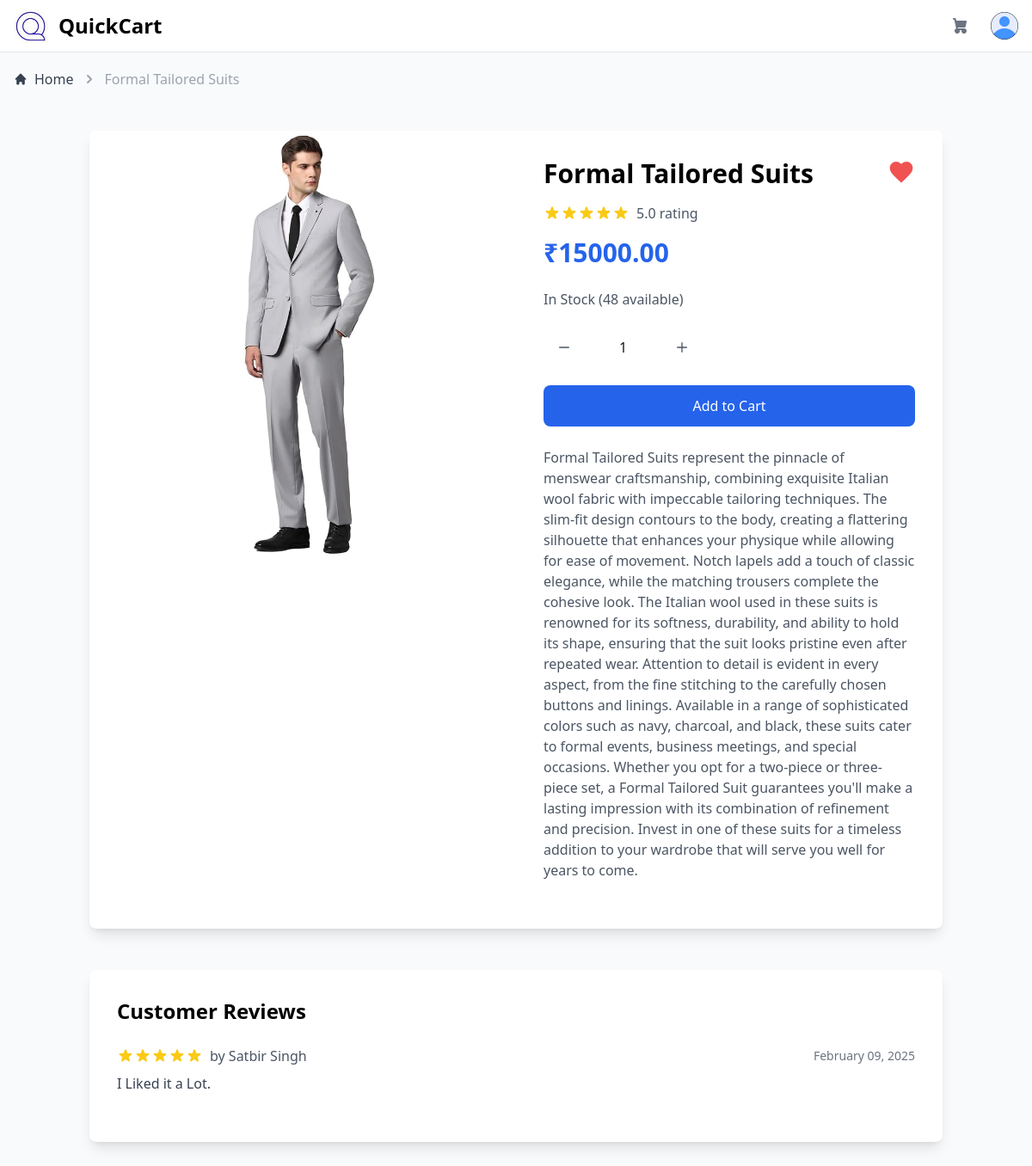
Page /product/50 (signed in) on the committed database.
### app.py (models this page shows)
class Product(db.Model):
    __tablename__ = "product"
    id = db.Column(db.Integer, primary_key=True)
    name = db.Column(db.String(200), nullable=False)
    description = db.Column(db.Text, nullable=False)
    price = db.Column(db.Float, nullable=False)
    category = db.Column(db.String(100), nullable=False)
    rating = db.Column(db.Float, default=0)
    stock = db.Column(db.Integer, default=0)
    image = db.Column(db.String(150), nullable=True)
    created_at = db.Column(db.DateTime, default=datetime.now(timezone("Asia/Kolkata")))
    earning = db.Column(db.Float, default=0)
    supplier_id = db.Column(
        db.Integer, db.ForeignKey("user_database.id"), nullable=False
    )
    reviews = db.relationship("Review", backref="product", lazy=True)
    cart_items = db.relationship("CartItem", backref="product", lazy=True)

class Review(db.Model):
    __tablename__ = "review"
    id = db.Column(db.Integer, primary_key=True)
    product_id = db.Column(db.Integer, db.ForeignKey("product.id"), nullable=False)
    user_id = db.Column(db.Integer, db.ForeignKey("user_database.id"), nullable=False)
    rating = db.Column(db.Integer, nullable=False)
    comment = db.Column(db.Text, nullable=False)
    created_at = db.Column(
        db.DateTime,
        default=lambda: datetime.now(timezone("Asia/Kolkata")),
        nullable=False,
    )

class UserDatabase(db.Model, UserMixin):
    __tablename__ = "user_database"  # Explicit table name
    id = db.Column(db.Integer, primary_key=True)
    first_name = db.Column(db.String(150), nullable=False)
    last_name = db.Column(db.String(150), nullable=False)
    phone_number = db.Column(db.String(10), nullable=False)
    address = db.Column(db.String(150), nullable=False)
    email = db.Column(db.String(150), nullable=False, unique=True)
    password = db.Column(db.String(150), nullable=False)
    is_seller = db.Column(db.Boolean, default=False)
    is_admin = db.Column(db.Boolean, default=False)
    is_active = db.Column(db.Boolean, default=True)
    is_banned = db.Column(db.Boolean, default=False)
    created_at = db.Column(db.DateTime, default=datetime.now(timezone("Asia/Kolkata")))
    earning = db.Column(db.Float, default=0)
    cart_items = db.relationship("CartItem", backref="user", lazy=True)
    orders = db.relationship("Order", backref="user", lazy=True)
    reviews = db.relationship("Review", backref="user", lazy=True)

### app.py (the view)
@app.route("/product/<int:product_id>")
def product_page(product_id):
    product = Product.query.get_or_404(product_id)
    min_price = db.session.query(func.min(Product.price)).scalar() or 0
    max_price = db.session.query(func.max(Product.price)).scalar() or 10000
    wishlist = []
    if current_user.is_authenticated:
        wishlist = [item.product_id for item in Wishlist.query.filter_by(user_id=current_user.id).all()]
    reviews = Review.query.filter_by(product_id=product_id).order_by(Review.created_at.desc()).all()
    has_purchased = False
    has_reviewed = False
    if current_user.is_authenticated:
        has_purchased = db.session.query(Order).join(OrderItem).filter(
            Order.user_id == current_user.id,
            OrderItem.product_id == product_id,
            Order.status == "Completed"
        ).first() is not None
        has_reviewed = Review.query.filter_by(
            user_id=current_user.id,
            product_id=product_id
        ).first() is not None
    return render_template("shop/product_page.html",
                         product=product,
                         user=current_user,
                         min_price=min_price,
                         max_price=max_price,
                         wishlist=wishlist,
                         reviews=reviews,
                         has_purchased=has_purchased,
                         has_reviewed=has_reviewed)

### app.py (called while the page is built)
@login_manager.user_loader
def load_user(user_id):
    return UserDatabase.query.get(int(user_id))

@app.context_processor
def inject_cart_data():
    cart_items = []
    cart_count = 0
    if current_user.is_authenticated:
        cart_items = CartItem.query.filter_by(user_id=current_user.id).all()
        cart_count = sum(item.quantity for item in cart_items)
    return dict(cart_items=cart_items, cart_count=cart_count)

@app.context_processor
def inject_cart_data():
    cart_items = []
    cart_count = 0
    if current_user.is_authenticated:
        cart_items = CartItem.query.filter_by(user_id=current_user.id).all()
        cart_count = sum(item.quantity for item in cart_items)
    return dict(cart_items=cart_items, cart_count=cart_count)

### templates/shop/product_page.html (shortened to what this page needs)
{% extends "layout.html" %}
{% block content %}
<div class="container mx-auto px-4 py-8">
    <div class="bg-white rounded-lg shadow-lg overflow-hidden dark:bg-gray-800">
        <div class="md:flex">
            <div class="md:w-1/2">
                <div class="relative aspect-square">
                    {% if product.image %}
                    <img src="{{ url_for('static', filename='dist/product_images/' + product.image) }}"
                         alt="{{ product.name }}"
                         class="absolute inset-0 w-full h-full object-contain bg-white">
                    {% else %}
                    <img src="{{ url_for('static', filename='images/placeholder.png') }}"
                         alt="No image"
                         class="absolute inset-0 w-full h-full object-contain bg-white">
                    {% endif %}
                </div>
            </div>
            <div class="md:w-1/2 p-8">
                <div class="flex justify-between items-start mb-4">
                    <h1 class="text-3xl font-bold dark:text-white">{{ product.name }}</h1>
                    <button onclick="toggleWishlist({{ product.id }})"
                            data-wishlist-btn="{{ product.id }}"
                            class="focus:outline-none">
                        <svg class="w-8 h-8 {% if product.id in wishlist %}text-red-500{% else %}text-gray-400{% endif %} hover:text-red-500 transition-colors"
                             fill="currentColor"
                             viewBox="0 0 24 24">
                            <path d="M12 21.35l-1.45-1.32C5.4 15.36 2 12.28 2 8.5 2 5.42 4.42 3 7.5 3c1.74 0 3.41.81 4.5 2.09C13.09 3.81 14.76 3 16.5 3 19.58 3 22 5.42 22 8.5c0 3.78-3.4 6.86-8.55 11.54L12 21.35z"/>
                        </svg>
                    </button>
                </div>
                <div class="flex items-center mb-4">
                    <div class="flex items-center">
                        <span class="ml-2 text-gray-600 dark:text-gray-400">{{ "%.1f"|format(product.rating) }} rating</span>
                    </div>
                </div>
                <div class="text-3xl font-bold text-primary-600 mb-6">
                    ₹{{ "%.2f"|format(product.price) }}
                </div>
                <div class="mb-6">
                    <span class="text-gray-600 dark:text-gray-400">
                        {% if product.stock > 0 %}
                            In Stock ({{ product.stock }} available)
                        {% else %}
                            Out of Stock
                        {% endif %}
                    </span>
                </div>
                <div class="flex items-center space-x-4 mb-6">
                    <button onclick="updateQuantity({{ product.id }}, -1, {{ product.stock }})"
                            class="px-4 py-2 text-gray-600 hover:bg-gray-50 rounded-l-lg transition-colors">
                        <svg class="w-4 h-4" fill="none" stroke="currentColor" viewBox="0 0 24 24">
                            <path stroke-linecap="round" stroke-linejoin="round" stroke-width="2" d="M20 12H4"></path>
                        </svg>
                    </button>
                    <span class="px-6 py-2 font-medium text-gray-900" id="quantity-{{ product.id }}">
                        {{ product.quantity if product.quantity is defined else 1 }}
                    </span>
                    <button onclick="updateQuantity({{ product.id }}, 1, {{ product.stock }})"
                            class="px-4 py-2 text-gray-600 hover:bg-gray-50 rounded-r-lg transition-colors">
                        <svg class="w-4 h-4" fill="none" stroke="currentColor" viewBox="0 0 24 24">
                            <path stroke-linecap="round" stroke-linejoin="round" stroke-width="2" d="M12 4v16m8-8H4"></path>
                        </svg>
                    </button>
                </div>
                <button onclick="addToCart({{ product.id }})"
                        class="w-full bg-primary-600 text-white px-6 py-3 rounded-lg hover:bg-primary-700 transition-colors disabled:bg-gray-400 disabled:cursor-not-allowed">
                    {% if product.stock > 0 %}
                        Add to Cart
                    {% else %}
                        Out of Stock
                    {% endif %}
                </button>
                <br><br>
                <p class="text-gray-600 dark:text-gray-400 mb-6">
                    {{ product.description }}
                </p>
            </div>
        </div>
    </div>
    <div class="mt-12 bg-white rounded-lg shadow-lg overflow-hidden dark:bg-gray-800 p-8">
        <h2 class="text-2xl font-bold mb-6 dark:text-white">Customer Reviews</h2>
        {% if reviews %}
        <div class="space-y-6">
            {% for review in reviews %}
            <div class="border-b dark:border-gray-700 pb-6 last:border-b-0">
                <div class="flex items-center justify-between mb-2">
                    <div class="flex items-center space-x-2">
                        <div class="flex">
                        </div>
                        <span class="text-gray-600 dark:text-gray-400">by {{ review.user.first_name }}</span>
                    </div>
                    <span class="text-sm text-gray-500 dark:text-gray-400">
                        {{ review.created_at.strftime('%B %d, %Y') }}
                    </span>
                </div>
                <p class="text-gray-700 dark:text-gray-300">{{ review.comment }}</p>
            </div>
            {% endfor %}
        </div>
        {% else %}
        <p class="text-gray-600 dark:text-gray-400">No reviews yet. Be the first to review this product!</p>
        {% endif %}
    </div>
</div>
{% endblock %}

### templates/layout.html (shortened to what this page needs)
<!DOCTYPE html>
<html lang="en">
  <head>
    <link href="https://cdnjs.cloudflare.com/ajax/libs/flowbite/2.3.0/flowbite.min.css" rel="stylesheet" />
    <link
      rel="stylesheet"
      href="{{url_for('static',filename='dist/css/output.css')}}"
    />
  </head>
  <body>
    <div class="antialiased bg-gray-50 dark:bg-gray-900">
      {% include 'components/navbar.html' %}
      <main class="p-4 {% if not request.endpoint in ['product_page', 'orders', 'offers', 'recently_viewed', 'wishlist'] %}md:ml-72{% endif %} h-auto pt-20">
        {% if request.endpoint == 'product_page' %}
        <nav class="flex mb-4" aria-label="Breadcrumb">
          <ol class="inline-flex items-center space-x-1 md:space-x-2">
            <li class="inline-flex items-center">
              <a href="{{ url_for('home') }}" class="inline-flex items-center text-gray-700 hover:text-primary-600 dark:text-gray-300 dark:hover:text-white">
                <svg class="w-4 h-4 mr-2" fill="currentColor" viewBox="0 0 20 20" xmlns="http://www.w3.org/2000/svg">
                  <path d="M10.707 2.293a1 1 0 00-1.414 0l-7 7a1 1 0 001.414 1.414L4 10.414V17a1 1 0 001 1h2a1 1 0 001-1v-2a1 1 0 011-1h2a1 1 0 011 1v2a1 1 0 001 1h2a1 1 0 001-1v-6.586l.293.293a1 1 0 001.414-1.414l-7-7z"></path>
                </svg>
                Home
              </a>
            </li>
            <li aria-current="page">
              <div class="flex items-center">
                <svg class="w-5 h-5 text-gray-400" fill="currentColor" viewBox="0 0 20 20" xmlns="http://www.w3.org/2000/svg">
                  <path fill-rule="evenodd" d="M7.293 14.707a1 1 0 010-1.414L10.586 10 7.293 6.707a1 1 0 011.414-1.414l4 4a1 1 0 010 1.414l-4 4a1 1 0 01-1.414 0z" clip-rule="evenodd"></path>
                </svg>
                <span class="ml-1 text-gray-400 md:ml-2 dark:text-gray-500">{{ product.name }}</span>
              </div>
            </li>
          </ol>
        </nav>
        {% endif %}
        <div>{% block content %}{% endblock %}</div>
      </main>
    </div>
  </body>
</html>

### rows in the picture
Product: name "Formal Tailored Suits", image (picture), rating "5.0", price "15000.00", stock "48", description "Formal Tailored Suits represent the pinnacle of menswear craftsmanship, combining exquisite Italian wool fabric with impeccable tailoring techniques. The slim-fit design contours to the body, creating a flattering silhouette that enhances your physique while allowing for ease of movement. Notch lapels add a touch of classic elegance, while the matching trousers complete the cohesive look. The Italian wool used in these suits is renowned for its softness, durability, and ability to hold its shape, ensuring that the suit looks pristine even after repeated wear. Attention to detail is evident in every aspect, from the fine stitching to the carefully chosen buttons and linings. Available in a…"
Review: rating 5 (drawn), user.first_name "Satbir Singh", created_at "February 09, 2025", comment "I Liked it a Lot."

### other values in the picture
{{ product.quantity if product.quantity is defined else 1 }} "1"
